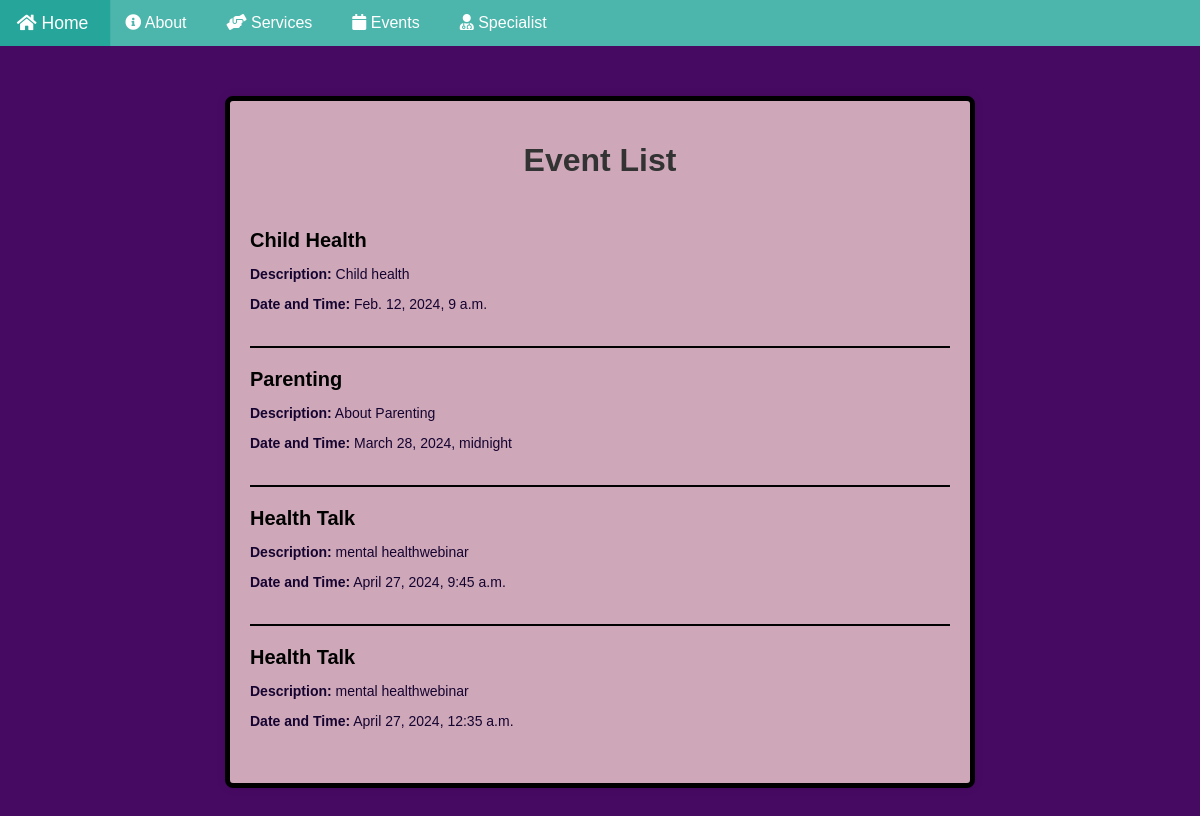
Screenshot of /event_list/ with the database file from the repository.
### MentalHealth/models.py (models this page shows, shortened)
class Event(models.Model):
    title = models.CharField(max_length=255)
    description = models.CharField(max_length=255)
    date_time = models.DateTimeField()
    location = models.CharField(max_length=255)
    created_by = models.ForeignKey(Profile, related_name='created_events', on_delete=models.CASCADE)

### MentalHealth/views.py (the view)
# urls.py: path('event_list/', views.event_list, name='event_list'),
def event_list(request):
    events = Event.objects.all()
    return render(request, 'event_list.html', {'events': events})

### templates/event_list.html (shortened to what this page needs)
<!DOCTYPE html>
<html lang="en">
<head>
</head>
<body>
        {% include 'homenavbar.html' %}
        <div class="container">
        <h1>Event List</h1>
        {% for event in events %}
            <div class="event">
                <div class="event-title">{{ event.title }}</div>
                <div class="event-details">
                    <p><strong>Description:</strong> {{ event.description }}</p>
                    <p><strong>Date and Time:</strong> {{ event.date_time }}</p>
                </div>
            </div>
        {% endfor %}
    </div>
</body>
</html>

### templates/event_list.html (style rules this page uses)
body { font-family: Arial, sans-serif; background-color: #470A63; margin: 0; padding: 0; }
.container { max-width: 700px; margin: 50px auto; padding: 20px; background-color:#CEA8B8 ; border-radius: 8px; box-shadow: 0 0 10px rgba(0, 0, 0, 0.1); border: 5px solid black; }
h1 { text-align: center; color: #333; margin-bottom: 30px; }
.event { border-bottom: 2px solid black; padding: 20px 0; }
.event:last-child { border-bottom: none; }
.event-title { font-size: 20px; font-weight: bold; margin-bottom: 5px; }
.event-details { color: #150330; font-size: 14px; }

### rows the page displays
Event: title "Child Health", description "Child health", date_time "Feb. 12, 2024, 9 a.m."
Event: title "Parenting", description "About Parenting", date_time "March 28, 2024, midnight"
Event: title "Health Talk", description "mental healthwebinar", date_time "April 27, 2024, 9:45 a.m."
Event: title "Health Talk", description "mental healthwebinar", date_time "April 27, 2024, 12:35 a.m."
